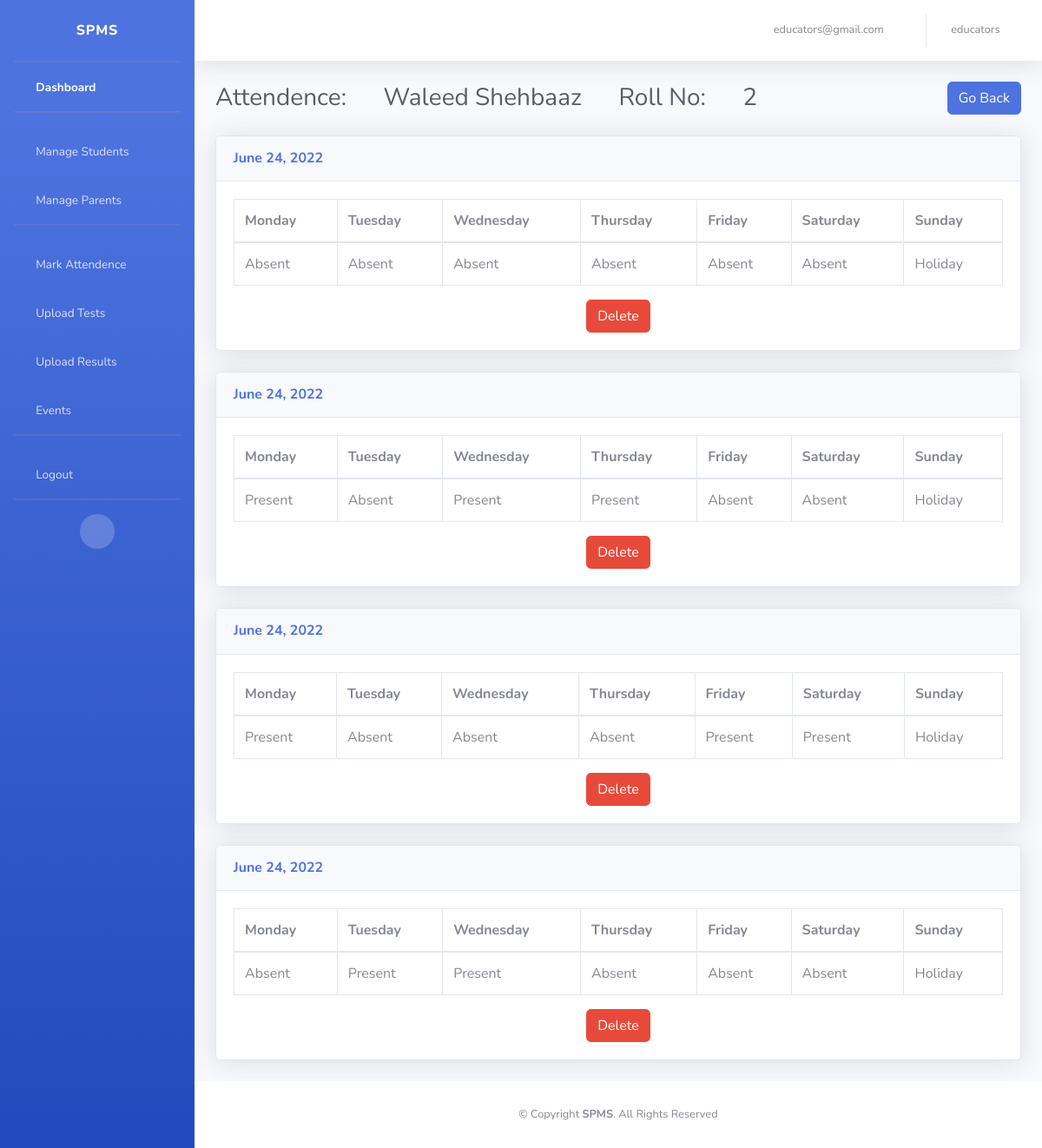
The app's page /dashboard/attendence/7 (signed in) with its own data.
### account/models.py (models this page shows, shortened)
class Account(AbstractBaseUser):
    email           = models.EmailField(verbose_name="email", max_length=60, unique=True)
    username        = models.CharField(max_length=30, unique=True)
    date_joined     = models.DateTimeField(verbose_name="date joined", auto_now_add=True)
    last_login      = models.DateTimeField(verbose_name="last login", auto_now=True)
    is_admin        = models.BooleanField(default=False)
    is_active       = models.BooleanField(default=True)
    is_staff        = models.BooleanField(default=False)
    is_superuser    = models.BooleanField(default=False)
    is_school       = models.BooleanField(default=False)
    is_parent       = models.BooleanField(default=False)
    registration_no = models.IntegerField(unique=True, null=True)
    objects = myAccountManager()
    USERNAME_FIELD = 'email'
    REQUIRED_FIELDS = ['username']

### dashboard/models.py (models this page shows)
class School(models.Model):
    name            = models.CharField(max_length=255, null=True)
    contact         = models.IntegerField(null=True)
    address         = models.CharField(max_length=255, null=True)
    account         = models.OneToOneField(Account, on_delete=models.CASCADE)
    def __str__(self):
        return self.name

class Student(models.Model):
    name            = models.CharField(max_length=255, null=True)
    roll_number     = models.IntegerField(null=True)
    gender          = models.CharField(max_length=10, null=True)
    dob             = models.DateField(null=True)
    age             = models.IntegerField(null=True)
    father_cnic     = models.IntegerField(null=True)
    school          = models.ForeignKey(School, on_delete=models.CASCADE)
    parent          = models.ForeignKey(Parent, on_delete=models.CASCADE, null=True)
    student_class   = models.ForeignKey(Class, on_delete=models.CASCADE)

class Attendence_Report(models.Model):
    Monday             = models.CharField(max_length=10, null=True)
    Tuesday            = models.CharField(max_length=10, null=True)
    Wednesday          = models.CharField(max_length=10, null=True)
    Thursday           = models.CharField(max_length=10, null=True)
    Friday             = models.CharField(max_length=10, null=True)
    Saturday           = models.CharField(max_length=10, null=True)
    Date               = models.DateField(auto_now_add=True, null=True)
    student          = models.ForeignKey(Student, on_delete=models.CASCADE, null=True)

### dashboard/views.py (the view)
# urls.py: path('attendence/<int:Id>', views.attendence, name='attendence'),
def attendence(request, Id):
    if request.user.is_authenticated:
        mystudent = Student.objects.get(id=Id)
        attendence = Attendence_Report.objects.filter(student=mystudent)
        return render(request, 'dashboard/attendence.html', {'attendence' : attendence, 'student' : mystudent})
    else:
        return redirect('notfound')

### templates/dashboard/attendence.html
{% extends 'dashboard/dashboardbase.html' %}
{% load static %}
{% block DashboardActive %}active{% endblock DashboardActive %}
{% block body %}
    <div class="d-sm-flex align-items-center justify-content-between mb-4">
        <h1 class="h3 mb-0 text-gray-800">Attendence: &emsp; {{student.name}} &emsp; Roll No: &emsp; {{student.roll_number}}</h1>
        <div class="text-right">
            <a href="{% url 'classdetails' Id=student.student_class.id %}"><button type="button" class="btn btn-primary text-center">Go Back</button></a>
        </div>
    </div>
    {% for object in attendence %}
    <div class="card shadow mb-4">
        <div class="card-header py-3">
            <h6 class="m-0 font-weight-bold text-primary">{{object.Date}}</h6>
        </div>
        <div class="card-body">
            <div class="table-responsive">
                <table class="table table-bordered" width="100%" cellspacing="0">
                    <thead>
                        <tr>
                            <th>Monday</th>
                            <th>Tuesday</th>
                            <th>Wednesday</th>
                            <th>Thursday</th>
                            <th>Friday</th>
                            <th>Saturday</th>
                            <th>Sunday</th>
                        </tr>
                    </thead>
                    <tbody>
                        <tr>
                            <td>{{object.Monday}}</td>
                            <td>{{object.Tuesday}}</td>
                            <td>{{object.Wednesday}}</td>
                            <td>{{object.Thursday}}</td>
                            <td>{{object.Friday}}</td>
                            <td>{{object.Saturday}}</td>
                            <td>Holiday</td>
                        </tr>
                    </tbody>
                </table>
                {% if request.user.is_school %}
                <div class="col-md-12 text-center">
                    <a href="{% url 'deleteattendence' Id=object.id %}" class="btn btn-danger text-center">Delete</a>
                </div>
                {% endif %}
            </div>
        </div>
    </div>
    {% endfor %}
{% endblock body %}

### templates/dashboard/dashboardbase.html (shortened to what this page needs)
<!doctype html>
{% load static %}
<html lang="en">
  <head>
    <link href="https://cdn.jsdelivr.net/npm/bootstrap@5.1.3/dist/css/bootstrap.min.css" rel="stylesheet">
    <link href="{% static 'dash/vendor/fontawesome-free/css/all.min.css' %}" rel="stylesheet" type="text/css">
    <link href="{% static 'dash/css/sb-admin-2.min.css' %}" rel="stylesheet">
    <link href="{% static 'dash/vendor/datatables/dataTables.bootstrap4.min.css' %}" rel="stylesheet">
  </head>
  <body>
    <div id="wrapper">
        <ul class="navbar-nav bg-gradient-primary sidebar sidebar-dark accordion" id="accordionSidebar">
            <a class="sidebar-brand d-flex align-items-center justify-content-center">
                <div class="sidebar-brand-text mx-3">SPMS</div>
            </a>
            <hr class="sidebar-divider my-0">
            <li class="nav-item {% block DashboardActive %}{% endblock DashboardActive %}">
                <a class="nav-link" href="/dashboard">
                    <i class="fas fa-fw fa-house-user"></i>
                    <span>Dashboard</span></a>
            </li>
            <hr class="sidebar-divider">
            {% if request.user.is_school %}
            <li class="nav-item {% block ManageAndDeleteStudentActive %}{% endblock ManageAndDeleteStudentActive %}">
                <a class="nav-link collapsed" href="#" data-toggle="collapse" data-target="#collapseTwo"
                    aria-expanded="true" aria-controls="collapseTwo">
                    <i class="fas fa-fw fa-cogs"></i>
                    <span>Manage Students</span>
                </a>
            </li>
            <li class="nav-item {% block ManageAndDeleteParentActive %}{% endblock ManageAndDeleteParentActive %}">
              <a class="nav-link collapsed" href="#" data-toggle="collapse" data-target="#collapseUtilities"
                  aria-expanded="true" aria-controls="collapseUtilities">
                  <i class="fas fa-fw fa-cogs"></i>
                  <span>Manage Parents</span>
              </a>
          </li>
            <hr class="sidebar-divider">
            <li class="nav-item {% block MarkAttendenceActive %}{% endblock MarkAttendenceActive %}">
                <a class="nav-link" href="/dashboard/markatten">
                    <i class="fas fa-fw fa-calendar-day"></i>
                    <span>Mark Attendence</span></a>
            </li>
            <li class="nav-item {% block UploadTestActive %}{% endblock UploadTestActive %}">
                <a class="nav-link" href="/dashboard/uploadtest">
                    <i class="fas fa-fw fa-pager"></i>
                    <span>Upload Tests</span></a>
            </li>
            <li class="nav-item {% block UploadResultActive %}{% endblock UploadResultActive %}">
                <a class="nav-link" href="/dashboard/uploadresults">
                    <i class="fas fa-fw fa-list-alt"></i>
                    <span>Upload Results</span></a>
            </li>
            {% endif %}
            <li class="nav-item {% block EventsActive %}{% endblock EventsActive %}">
                <a class="nav-link" href="/dashboard/events">
                    <i class="fas fa-fw fa-chart-area"></i>
                    <span>Events</span></a>
            </li>
            <hr class="sidebar-divider d-none d-md-block">
            <li class="nav-item">
              <a class="nav-link" href="/dashboard/logout">
                  <i class="fas fa-fw fa-sign-out-alt"></i>
                  <span>Logout</span></a>
          </li>
          <hr class="sidebar-divider d-none d-md-block">
            <div class="text-center d-none d-md-inline">
                <button class="rounded-circle border-0" id="sidebarToggle"></button>
            </div>
        </ul>
        <div id="content-wrapper" class="d-flex flex-column">
            <div id="content">
                <nav class="navbar navbar-expand navbar-light bg-white topbar mb-4 static-top shadow">
                    <ul class="navbar-nav ml-auto">
                        <li class="nav-item dropdown no-arrow">
                            <a class="nav-link dropdown-toggle">
                                {% if request.user.is_school %}
                                <span class="mr-2 d-none d-lg-inline text-gray-600 small">{{request.user.email}}</span>
                                {% endif %}
                                <i class="fas fa-envelope"></i>
                            </a>
                        </li>
                        <li class="nav-item dropdown no-arrow">
                            <a class="nav-link dropdown-toggle">
                                {% if request.user.is_school %}
                                <span class="mr-2 d-none d-lg-inline text-gray-600 small">{{request.user.school}}</span>
                                {% endif %}
                                <i class="fas fa-user"></i>
                            </a>
                        </li>
                    </ul>
                </nav>
                <div class="container-fluid">
                    {% block body %}{% endblock body %}
                </div>
            </div>
            <footer class="sticky-footer bg-white">
                <div class="container my-auto">
                    <div class="copyright text-center my-auto">
                        &copy; Copyright <strong><span>SPMS</span></strong>. All Rights Reserved
                    </div>
                </div>
            </footer>
        </div>
    </div>
  </body>
</html>

### records on screen
Account: user.email "educators@gmail.com", user.school "educators"
Student: name "Waleed Shehbaaz", roll_number "2"
Attendence_Report: Date "June 24, 2022", Monday "Absent", Tuesday "Absent", Wednesday "Absent", Thursday "Absent", Friday "Absent", Saturday "Absent"
Attendence_Report: Date "June 24, 2022", Monday "Present", Tuesday "Absent", Wednesday "Present", Thursday "Present", Friday "Absent", Saturday "Absent"
Attendence_Report: Date "June 24, 2022", Monday "Present", Tuesday "Absent", Wednesday "Absent", Thursday "Absent", Friday "Present", Saturday "Present"
Attendence_Report: Date "June 24, 2022", Monday "Absent", Tuesday "Present", Wednesday "Present", Thursday "Absent", Friday "Absent", Saturday "Absent"
